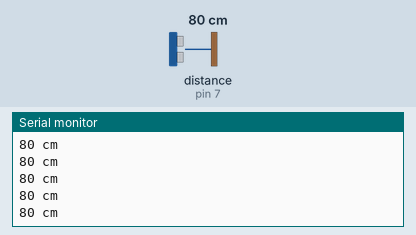
Recording of a sketch running on a simulated Arduino Uno, built with avr-gcc and run on an emulated ATmega328P. Shown: the last lines printed to the serial monitor. Wiring (inferred from the names in the program): ultrasonic range finder: trigger pin 8; echo pin 7. The test bench sets the inputs (shaded band); at power-on: distance to the obstacle (sensor on pin 7) 80 cm. The echo pulse lasts 58.3 µs per cm.

Above: at 1.2 s.
1.3 s: distance to the obstacle (sensor on pin 7) set to 2 cm
At 1.48 s:
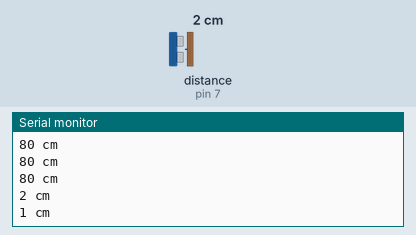
2.8 s: distance to the obstacle (sensor on pin 7) set to 120 cm
At 2.89 s:
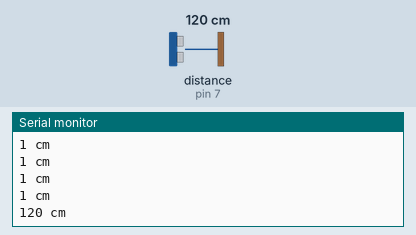
5.8 s: distance to the obstacle (sensor on pin 7) set to 250 cm
At 5.91 s:
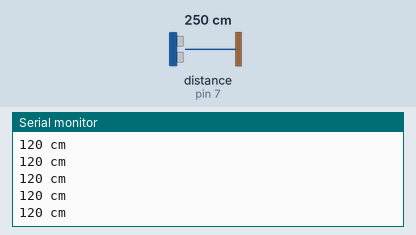
Timing chart, 0 to 8.8 s (numbered marks = the images above; inputs shaded):
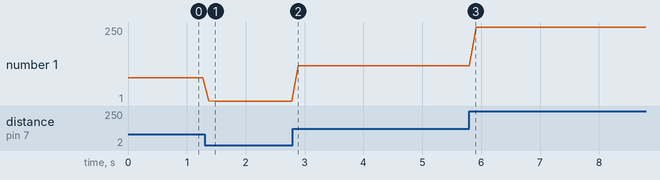

The sketch:

Ping.ino
```cpp
// ---------------------------------------------------------------------------
// Created by Gus Yudha on 24/05/2020
// ---------------------------------------------------------------------------

const int pingPin = 8;
const int echoPin = 7;

void setup() {
   Serial.begin(9600);
}

void loop() {
   long durasi, cm;

   pinMode(pingPin, OUTPUT);
   digitalWrite(pingPin, LOW);
   delayMicroseconds(2);
   digitalWrite(pingPin, HIGH);
   delayMicroseconds(10);
   digitalWrite(pingPin, LOW);

   pinMode(echoPin, INPUT);
   durasi = pulseIn(echoPin, HIGH);

   cm = microsecondsToCentimeters(durasi);
   Serial.print(cm);
   Serial.print(" cm");
   Serial.println();

   delay(100);
}

long microsecondsToCentimeters(long microseconds) {
   return microseconds / 29 / 2;
}
```

Measured:
- after the input at 1.3 s, the serial monitor: prints a new line after 0.07 s (image 1)
- after the input at 2.8 s, the serial monitor: prints a new line after 0.09 s (image 2)
- plotted number 1: 80 → 1 after the input at 1.3 s, 1 → 120 after the input at 2.8 s, 120 → 250 after the input at 5.8 s
